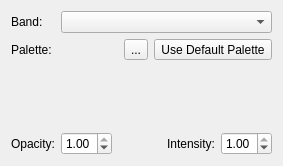
<ui version="4.0" >
 <class>RasterLayerOptionsWidget</class>
 <widget class="QWidget" name="RasterLayerOptionsWidget" >
  <property name="geometry" >
   <rect>
    <x>0</x>
    <y>0</y>
    <width>283</width>
    <height>166</height>
   </rect>
  </property>
  <property name="sizePolicy" >
   <sizepolicy vsizetype="Preferred" hsizetype="Preferred" >
    <horstretch>0</horstretch>
    <verstretch>0</verstretch>
   </sizepolicy>
  </property>
  <property name="windowTitle" >
   <string>Layers</string>
  </property>
  <layout class="QGridLayout" name="gridLayout" >
   <item row="0" column="0" >
    <widget class="QLabel" name="band_label" >
     <property name="text" >
      <string>Band:</string>
     </property>
    </widget>
   </item>
   <item row="0" column="1" >
    <widget class="QComboBox" name="band_combobox" >
     <property name="sizePolicy" >
      <sizepolicy vsizetype="Fixed" hsizetype="Expanding" >
       <horstretch>0</horstretch>
       <verstretch>0</verstretch>
      </sizepolicy>
     </property>
    </widget>
   </item>
   <item row="1" column="0" >
    <widget class="QLabel" name="palette_label" >
     <property name="text" >
      <string>Palette:</string>
     </property>
    </widget>
   </item>
   <item row="1" column="1" >
    <widget class="QWidget" native="1" name="palette_widget" >
     <property name="sizePolicy" >
      <sizepolicy vsizetype="Preferred" hsizetype="Expanding" >
       <horstretch>0</horstretch>
       <verstretch>0</verstretch>
      </sizepolicy>
     </property>
     <layout class="QHBoxLayout" name="horizontalLayout_2" >
      <property name="margin" >
       <number>0</number>
      </property>
      <item>
       <widget class="QWidget" native="1" name="palette_filename_placeholder_widget" />
      </item>
      <item>
       <widget class="QToolButton" name="select_palette_filename_button" >
        <property name="sizePolicy" >
         <sizepolicy vsizetype="Preferred" hsizetype="Fixed" >
          <horstretch>0</horstretch>
          <verstretch>0</verstretch>
         </sizepolicy>
        </property>
        <property name="toolTip" >
         <string>Choose CPT File</string>
        </property>
        <property name="text" >
         <string>...</string>
        </property>
       </widget>
      </item>
      <item>
       <widget class="QToolButton" name="use_default_palette_button" >
        <property name="sizePolicy" >
         <sizepolicy vsizetype="Preferred" hsizetype="Fixed" >
          <horstretch>0</horstretch>
          <verstretch>0</verstretch>
         </sizepolicy>
        </property>
        <property name="toolTip" >
         <string>Use Default Palette</string>
        </property>
        <property name="text" >
         <string>Use Default Palette</string>
        </property>
        <property name="icon" >
         <iconset resource="../qt-resources/qt_widgets.qrc" >
          <normaloff>:/tango_undo_16.png</normaloff>:/tango_undo_16.png</iconset>
        </property>
       </widget>
      </item>
     </layout>
    </widget>
   </item>
   <item row="2" column="1" >
    <widget class="QWidget" native="1" name="colour_scale_placeholder_widget" >
     <property name="sizePolicy" >
      <sizepolicy vsizetype="Expanding" hsizetype="Expanding" >
       <horstretch>0</horstretch>
       <verstretch>0</verstretch>
      </sizepolicy>
     </property>
    </widget>
   </item>
   <item row="3" column="0" >
    <widget class="QLabel" name="opacity_label" >
     <property name="text" >
      <string>Opacity:</string>
     </property>
    </widget>
   </item>
   <item row="3" column="1" >
    <widget class="QWidget" native="1" name="opacity_intensity_widget" >
     <property name="sizePolicy" >
      <sizepolicy vsizetype="Fixed" hsizetype="Preferred" >
       <horstretch>0</horstretch>
       <verstretch>0</verstretch>
      </sizepolicy>
     </property>
     <layout class="QHBoxLayout" name="horizontalLayout" >
      <property name="margin" >
       <number>0</number>
      </property>
      <item>
       <widget class="QDoubleSpinBox" name="opacity_spinbox" >
        <property name="sizePolicy" >
         <sizepolicy vsizetype="Fixed" hsizetype="Minimum" >
          <horstretch>0</horstretch>
          <verstretch>0</verstretch>
         </sizepolicy>
        </property>
        <property name="maximum" >
         <double>1.000000000000000</double>
        </property>
        <property name="singleStep" >
         <double>0.040000000000000</double>
        </property>
        <property name="value" >
         <double>1.000000000000000</double>
        </property>
       </widget>
      </item>
      <item>
       <spacer name="opacity_intensity_spacer" >
        <property name="orientation" >
         <enum>Qt::Horizontal</enum>
        </property>
        <property name="sizeType" >
         <enum>QSizePolicy::Expanding</enum>
        </property>
        <property name="sizeHint" stdset="0" >
         <size>
          <width>169</width>
          <height>20</height>
         </size>
        </property>
       </spacer>
      </item>
      <item>
       <widget class="QLabel" name="intensity_label" >
        <property name="text" >
         <string>Intensity:</string>
        </property>
       </widget>
      </item>
      <item>
       <widget class="QDoubleSpinBox" name="intensity_spinbox" >
        <property name="maximum" >
         <double>1.000000000000000</double>
        </property>
        <property name="singleStep" >
         <double>0.040000000000000</double>
        </property>
        <property name="value" >
         <double>1.000000000000000</double>
        </property>
       </widget>
      </item>
     </layout>
    </widget>
   </item>
  </layout>
 </widget>
 <resources>
  <include location="../qt-resources/qt_widgets.qrc" />
 </resources>
 <connections/>
</ui>
